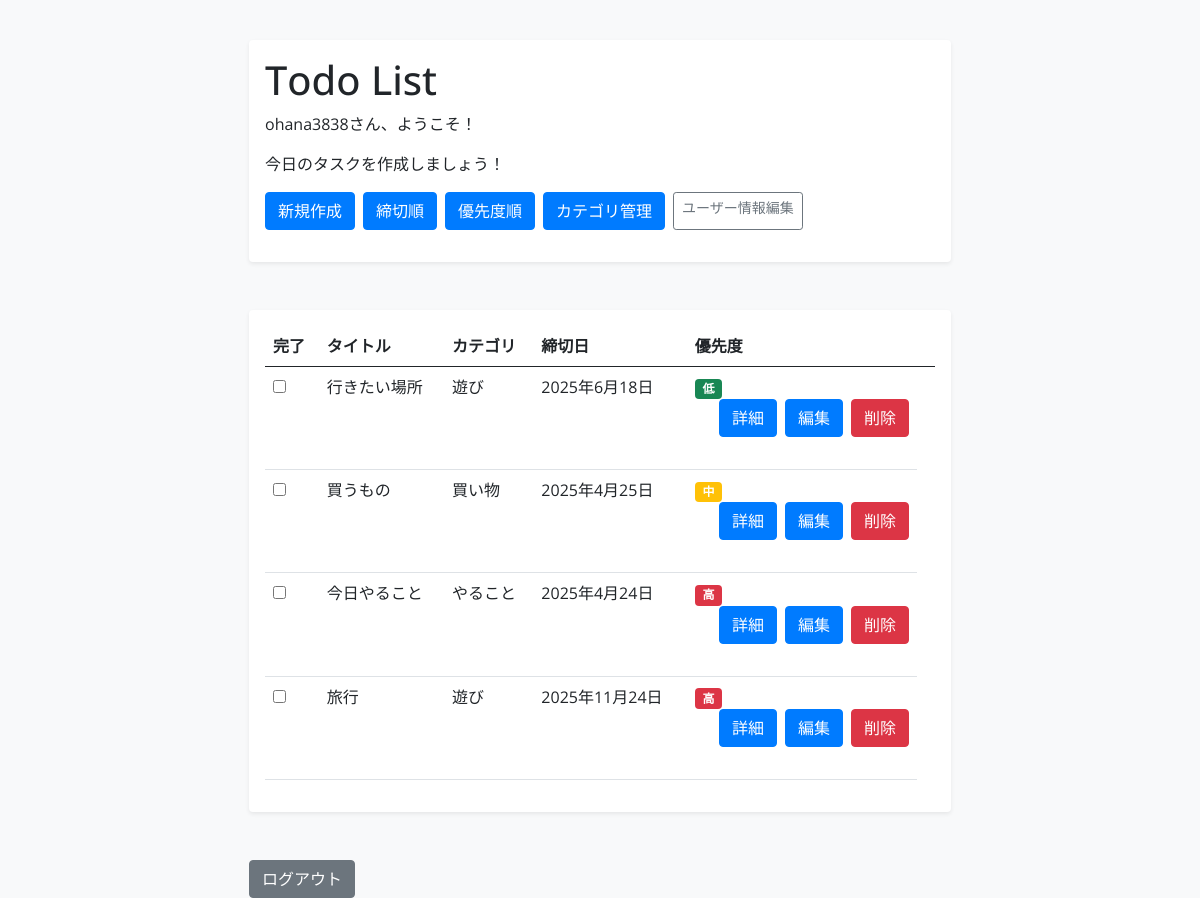
Page /list/?sort=priority (signed in) on the committed database.
### accounts/models.py (models this page shows)
class CustomUser(AbstractUser):
    email = models.EmailField(unique=True)
    groups = models.ManyToManyField(
        'auth.Group',
        related_name='customuser_set',  # ここで関連名を指定
        blank=True
    )
    user_permissions = models.ManyToManyField(
        'auth.Permission',
        related_name='customuser_set',  # ここで関連名を指定
        blank=True
    )

### todo/models.py (models this page shows, shortened)
class Todo(models.Model):
    user = models.ForeignKey(
        settings.AUTH_USER_MODEL,  # これによりカスタムユーザーモデルを参照
        on_delete=models.CASCADE
    )
    STATUS_CHOICES = [
        (0, '未完了'),
        (1, '完了'),
    ]
    PRIORITY_CHOICES = [
        (1, '低'),
        (2, '中'),
        (3, '高'),
    ]
    title = models.CharField("タスク名", max_length=30)
    description = models.TextField("詳細", blank=True)
    deadline = models.DateField("締切")
    priority = models.IntegerField("優先度", default=1)
    category = models.ForeignKey(Category, on_delete=models.SET_NULL, null=True, blank=True)
    status = models.IntegerField("状態", choices=STATUS_CHOICES, default=0)

class Category(models.Model):
    name = models.CharField("カテゴリ名", max_length=50)
    user = models.ForeignKey(
        settings.AUTH_USER_MODEL,  # ユーザーごとのカテゴリを関連づける
        on_delete=models.CASCADE
    )

### todo/views.py (the view)
# urls.py: path("list/", TodoList.as_view(), name="list"),
class TodoList(LoginRequiredMixin, ListView):
    model = Todo
    context_object_name = "tasks"
    login_url = "login"
    def get_queryset(self):
        sort_by = self.request.GET.get("sort", "deadline")
        return Todo.objects.filter(user=self.request.user).order_by(sort_by)

### todo/templates/todo/todo_list.html (shortened to what this page needs)
{% extends 'todo/base.html' %}
{% block header %}
    <h1>Todo List</h1>
    <p>{{ user.username }}さん、ようこそ！</p>
    <p>今日のタスクを作成しましょう！</p>
    <div class="d-flex flex-wrap gap-2 mb-3">
        <a class="btn btn-primary" href="{% url 'create' %}">新規作成</a>
        <a class="btn btn-primary" href="?sort=deadline">締切順</a>
        <a class="btn btn-primary" href="?sort=priority">優先度順</a>
        <a class="btn btn-primary" href="{% url 'category_list' %}">カテゴリ管理</a>
        <a href="{% url 'user_edit' %}" class="btn btn-outline-secondary btn-sm">ユーザー情報編集</a>
    </div>
{% endblock header %}
{% block content %}
<div class="shadow-sm p-3 mb-5 bg-white rounded">
    <table class="table">
        <thead>
            <tr>
                <th scope="col">完了</th>
                <th scope="col">タイトル</th>
                <th scope="col">カテゴリ</th>
                <th scope="col">締切日</th>
                <th scope="col">優先度</th>
                <th scope="col"></th>
            </tr>
        </thead>
        <tbody>
            {% for task in tasks %}
            <tr>
                <td>
                    <form method="post" action="{% url 'toggle_status' task.pk %}">
                        <input type="checkbox" onchange="this.form.submit()" {% if task.status == 1 %}checked{% endif %}>
                    </form>
                </td>
                <td>{{ task.title }}</td>
                <td>{{ task.category.name }}</td>
                <td>{{ task.deadline }}</td>
                <td>
                    <span class="badge
                        {% if task.priority == 1 %} bg-success
                        {% elif task.priority == 2 %} bg-warning
                        {% elif task.priority == 3 %} bg-danger
                        {% endif %}">
                        {% if task.priority == 1 %} 低
                        {% elif task.priority == 2 %} 中
                        {% elif task.priority == 3 %} 高
                        {% endif %}
                    </span>
                <tb class="text-end pe-4">
                    <div class="d-flex flex-wrap gap-2 justify-content-end ms-auto">
                        <a href="{% url 'detail' task.pk %}" class="btn btn-primary">詳細</a>
                        <a href="{% url 'update' task.pk %}" class="btn btn-primary">編集</a>
                        <a href="{% url 'delete' task.pk %}" class="btn btn-danger">削除</a>
                    </div>
                </td>
            </tr>
            {% endfor %}
        </tbody>
    </table>
</div>
<form method="POST" action="{% url 'logout' %}" class="mt-auto">
    <button type="submit" class="btn btn-secondary">ログアウト</button>
</form>
{% endblock content %}

### todo/templates/todo/base.html (style rules this page uses)
body { padding-top: 40px; background-color: #f8f9fa; font-family: 'Open Sans', sans-serif; }
.btn-primary { background-color: #007bff; border-color: #007bff; }
.btn-danger { background-color: #dc3545; border-color: #dc3545; }

### rows in the picture
CustomUser: username "ohana3838"
Todo: title "行きたい場所", category.name "遊び", deadline "2025年6月18日", priority "低"
Todo: title "買うもの", category.name "買い物", deadline "2025年4月25日", priority "中"
Todo: title "今日やること", category.name "やること", deadline "2025年4月24日", priority "高"
Todo: title "旅行", category.name "遊び", deadline "2025年11月24日", priority "高"
